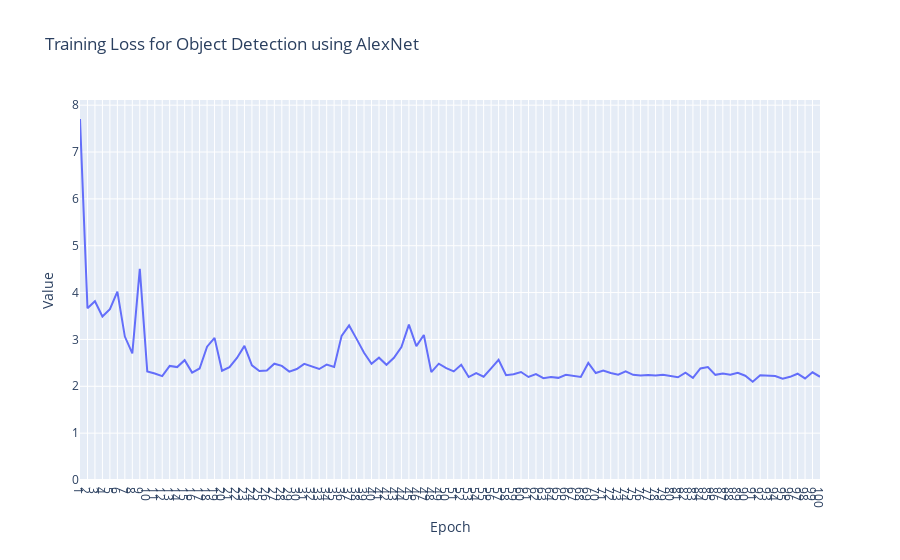

The code cell stored with this chart in its notebook:
### Code cell
df = pandas.DataFrame(
    list(zip(losses)), columns=["Training loss"]
)


fig = go.Figure()

fig.add_trace(
    go.Scatter(
        x=list(range(1, len(df["Training loss"]) + 1)),
        y=df["Training loss"],
        name="Training loss (max value normalized to 0-1 range)",
    )
)

fig.update_layout(
    title="Training Loss for Object Detection using AlexNet",
    xaxis_title="Epoch",
    xaxis=dict(tickmode="linear", tick0=1, dtick=1),
    yaxis_title="Value",
    legend_title="Measure",
)

fig.update_yaxes(rangemode="tozero")

fig.show()

### Figure 1 — Plotly figure (JSON) as saved in the notebook; plotly's stock layout.template omitted (floating-point values rounded to 4 significant figures)
{"data": [{"name": "Training loss (max value normalized to 0-1 range)", "type": "scatter", "x": [1, 2, 3, 4, 5, 6, 7, 8, 9, 10, 11, 12, 13, 14, 15, 16, 17, 18, 19, 20, 21, 22, 23, 24, 25, 26, 27, 28, 29, 30, 31, 32, 33, 34, 35, 36, 37, 38, 39, 40, 41, 42, 43, 44, 45, 46, 47, 48, 49, 50, 51, 52, 53, 54, 55, 56, 57, 58, 59, 60, 61, 62, 63, 64, 65, 66, 67, 68, 69, 70, 71, 72, 73, 74, 75, 76, 77, 78, 79, 80, 81, 82, 83, 84, 85, 86, 87, 88, 89, 90, 91, 92, 93, 94, 95, 96, 97, 98, 99, 100], "y": [7.705, 3.665, 3.815, 3.489, 3.647, 4.019, 3.062, 2.703, 4.507, 2.316, 2.272, 2.218, 2.435, 2.41, 2.558, 2.293, 2.38, 2.845, 3.034, 2.333, 2.409, 2.605, 2.862, 2.448, 2.327, 2.335, 2.483, 2.436, 2.314, 2.368, 2.478, 2.425, 2.369, 2.463, 2.414, 3.078, 3.3, 3.012, 2.716, 2.48, 2.611, 2.46, 2.61, 2.838, 3.316, 2.856, 3.095, 2.302, 2.483, 2.389, 2.317, 2.459, 2.198, 2.283, 2.204, 2.384, 2.563, 2.238, 2.256, 2.305, 2.199, 2.26, 2.174, 2.199, 2.18, 2.245, 2.219, 2.201, 2.499, 2.283, 2.336, 2.283, 2.249, 2.319, 2.245, 2.232, 2.243, 2.231, 2.246, 2.222, 2.191, 2.29, 2.18, 2.38, 2.411, 2.245, 2.273, 2.247, 2.29, 2.226, 2.099, 2.234, 2.224, 2.221, 2.162, 2.202, 2.269, 2.167, 2.299, 2.203]}], "layout": {"legend": {"title": {"text": "Measure"}}, "title": {"text": "Training Loss for Object Detection using AlexNet"}, "xaxis": {"dtick": 1, "tick0": 1, "tickmode": "linear", "title": {"text": "Epoch"}}, "yaxis": {"rangemode": "tozero", "title": {"text": "Value"}}}}
